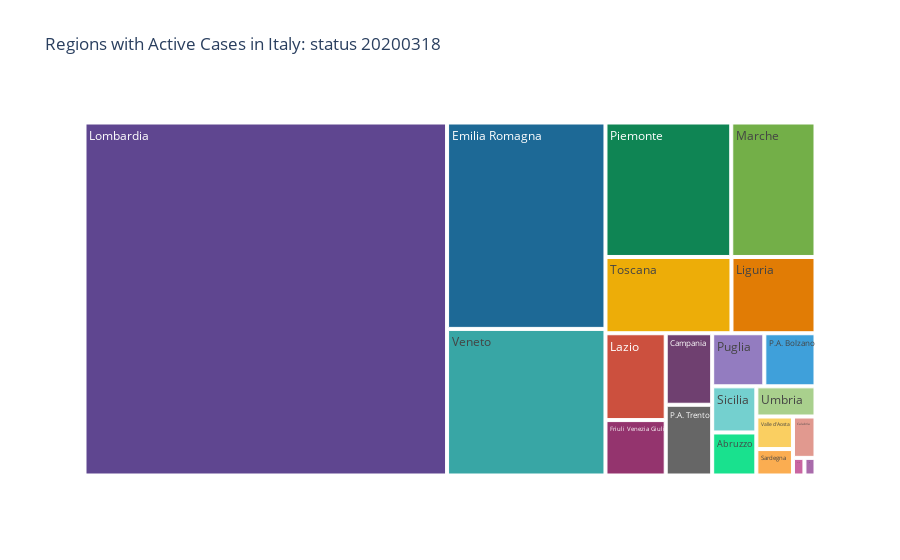

Write notebook code for a chart like this one.
### Code cell
fig = px.treemap(da_daily_region,
                 path=['region'],
                 values= da_daily_region['total positive'],
                 title='Regions with Active Cases in Italy: status {}'.format(ieri),
                 hover_data=['total positive', 'total currently positive', 'recovered','fatalities'],
                 color_discrete_sequence=px.colors.qualitative.Prism)
fig.show()

### Figure 1 — Plotly figure (JSON) as saved in the notebook; plotly's stock layout.template omitted (floating-point values rounded to 4 significant figures)
{"data": [{"branchvalues": "total", "customdata": [[263, 249, 7, 7], [27, 27, 0, 0], [129, 126, 2, 1], [460, 423, 28, 9], [4525, 3915, 152, 458], [462, 416, 15, 31], [724, 650, 42, 32], [887, 744, 70, 73], [17713, 12266, 3488, 1959], [1568, 1476, 0, 92], [28, 21, 6, 1], [376, 366, 1, 9], [455, 436, 12, 7], [2341, 2187, 0, 154], [383, 362, 2, 19], [134, 132, 0, 2], [282, 267, 12, 3], [1330, 1291, 17, 22], [247, 241, 4, 2], [165, 162, 0, 3], [3214, 2953, 167, 94]], "domain": {"x": [0, 1], "y": [0, 1]}, "hoverlabel": {"namelength": 0}, "hovertemplate": "total positive=%{value}<br>total currently positive=%{customdata[1]}<br>recovered=%{customdata[2]}<br>fatalities=%{customdata[3]}<br>labels=%{label}<br>parent=%{parent}<br>id=%{id}", "ids": ["Abruzzo", "Basilicata", "Calabria", "Campania", "Emilia Romagna", "Friuli Venezia Giulia", "Lazio", "Liguria", "Lombardia", "Marche", "Molise", "P.A. Bolzano", "P.A. Trento", "Piemonte", "Puglia", "Sardegna", "Sicilia", "Toscana", "Umbria", "Valle d'Aosta", "Veneto"], "labels": ["Abruzzo", "Basilicata", "Calabria", "Campania", "Emilia Romagna", "Friuli Venezia Giulia", "Lazio", "Liguria", "Lombardia", "Marche", "Molise", "P.A. Bolzano", "P.A. Trento", "Piemonte", "Puglia", "Sardegna", "Sicilia", "Toscana", "Umbria", "Valle d'Aosta", "Veneto"], "name": "", "parents": ["", "", "", "", "", "", "", "", "", "", "", "", "", "", "", "", "", "", "", "", ""], "type": "treemap", "values": [263, 27, 129, 460, 4525, 462, 724, 887, 17713, 1568, 28, 376, 455, 2341, 383, 134, 282, 1330, 247, 165, 3214]}], "layout": {"legend": {"tracegroupgap": 0}, "title": {"text": "Regions with Active Cases in Italy: status 20200318"}, "treemapcolorway": ["rgb(95, 70, 144)", "rgb(29, 105, 150)", "rgb(56, 166, 165)", "rgb(15, 133, 84)", "rgb(115, 175, 72)", "rgb(237, 173, 8)", "rgb(225, 124, 5)", "rgb(204, 80, 62)", "rgb(148, 52, 110)", "rgb(111, 64, 112)", "rgb(102, 102, 102)"]}}
